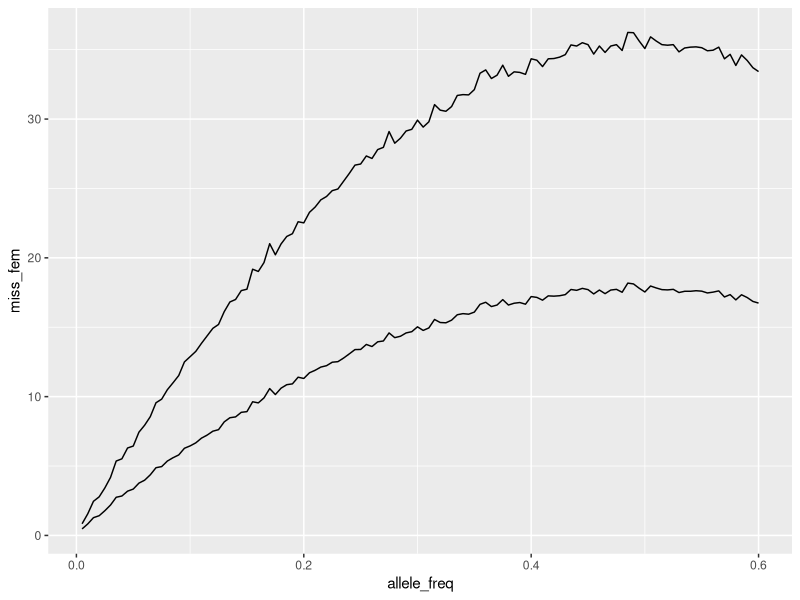

Write R code to recreate this figure.

# Defining deficient prevalence (allele frequency) in men population
q_range <- seq(from = 0.005, to = 0.6, by = 0.005)

# Defining G6PD activity in normal men population
nr.act <-8.5
sd.nr.act <- (nr.act-0.7*nr.act)/3

# Defining G6PD activity in deficient men population
df.act<-0.1*nr.act
sd.df.act<-df.act/3

males_prop <- 0.5

popsize <- 10000

G6PDpop <- NULL

for (q in q_range){
  temp<-data.frame("gender" = c(rep("Male", popsize*males_prop), rep("Female", popsize*(1 - males_prop))),
                   "allele_freq" = q)
  
  #q<-0.1#freq of recesive Allele
  p<-1-q#freq of dominan Allele 
  
  
  # Defining genotype frequencies
  
  # in males
  nM<-p#Hemizigotes normal males
  dM<-q#Hemizigotes deficient males
  
  # in females
  nF<-p^2#Homozigotes normal females
  hF<-2*p*q#Heterozigotes females
  dF<-q^2#Homozigotes deficient females
  
  
  # Defining absolute number of genotypes in a population of 10000 individuals
  n.nM<-as.integer(round(nM*nrow(temp[temp$gender=="Male",])))
  n.dM<-as.integer(round(dM*nrow(temp[temp$gender=="Male",])))
  
  n.hF<-as.integer(round(hF*nrow(temp[temp$gender=="Female",])))
  n.nF<-as.integer(round(nF*nrow(temp[temp$gender=="Female",])))
  n.dF<-as.integer(popsize*(1 - males_prop) - n.hF - n.nF)
  
  # if(round(q/0.005)%%2 == 0){
  #     n.dF<-as.integer(ceiling(dF*nrow(temp[temp$gender=="Female",])))
  #     #n.nF<-as.integer(ceiling(nF*nrow(temp[temp$gender=="Female",])))
  #   }else{
  #     n.dF<-as.integer(round(dF*nrow(temp[temp$gender=="Female",])))
  #     #n.nF<-as.integer(round(nF*nrow(temp[temp$gender=="Female",])))
  #   }  


  
  # Defining the phenotype
  temp$condition<-NA
  temp[temp$gender=="Male",][["condition"]]<-c(rep("Normal",n.nM),
                                               rep("Deficient",n.dM))
  
  temp[temp$gender=="Female",][["condition"]]<-c(rep("Normal",n.nF),
                                                 rep("Heterozygote",n.hF),
                                                 rep("Deficient",n.dF))
  
  # Expected G6PD activity
  temp$activity<-NA
  
  # for normal males and females
  act.nM<-rnorm(n = n.nM ,mean = nr.act, sd = sd.nr.act)
  temp[temp$gender=="Male"&temp$condition=="Normal",][["activity"]]<-act.nM
  act.nF<-rnorm(n = n.nF ,mean = nr.act, sd = sd.nr.act)
  temp[temp$gender=="Female"&temp$condition=="Normal",][["activity"]]<-act.nF
  
  # for deficient males and females
  act.dM<-rnorm(n = n.dM ,mean = df.act, sd = sd.df.act)
  temp[temp$gender=="Male"&temp$condition=="Deficient",][["activity"]]<-act.dM
  act.dF<-rnorm(n = n.dF ,mean = df.act, sd = sd.df.act)
  temp[temp$gender=="Female"&temp$condition=="Deficient",][["activity"]]<-act.dF
  
  # for heterozygous females
  ht.act<-mean(c(nr.act,df.act))
  sd.ht.act<-ht.act/3
  act.hF<-rnorm(n = n.hF ,mean = ht.act, sd = sd.ht.act)
  temp[temp$gender=="Female"&temp$condition=="Heterozygote",][["activity"]]<-act.hF
  
  G6PDpop <- rbind(G6PDpop, temp)
}

library(tidyr)
library(dplyr)
library(magrittr)



for(i in names(G6PDpop)[-4]){
  G6PDpop[[i]] <- as.factor(G6PDpop[[i]])  
}

g6pd_by_allele.freq<-NULL

for(i in levels(G6PDpop$allele_freq)){
  temp <- tibble(allele_freq = as.numeric(i))
  temp$pop_less30 <- nrow(G6PDpop[G6PDpop[["allele_freq"]] == i &
                                    G6PDpop[["activity"]] <
                                    0.3*median(G6PDpop[G6PDpop[["allele_freq"]] == i &
                                                         G6PDpop[["gender"]] == "Male" &
                                                         G6PDpop[["condition"]] == "Normal",][["activity"]]),])
  
  temp$females_less30 <- nrow(G6PDpop[G6PDpop[["allele_freq"]] == i &
                                        G6PDpop[["gender"]] == "Female" &
                                        G6PDpop[["activity"]] <
                                        0.3*median(G6PDpop[G6PDpop[["allele_freq"]] == i &
                                                             G6PDpop[["gender"]] == "Male" &
                                                             G6PDpop[["condition"]] == "Normal",][["activity"]]),])
  
  temp$pop_less70 <- nrow(G6PDpop[G6PDpop[["allele_freq"]] == i &
                                    G6PDpop[["activity"]] <
                                    0.7*median(G6PDpop[G6PDpop[["allele_freq"]] == i &
                                                         G6PDpop[["gender"]] == "Male" &
                                                         G6PDpop[["condition"]] == "Normal",][["activity"]]),])
  
  temp$females_less70 <- nrow(G6PDpop[G6PDpop[["allele_freq"]] == i &
                                        G6PDpop[["gender"]] == "Female" &
                                        G6PDpop[["activity"]] <
                                        0.7*median(G6PDpop[G6PDpop[["allele_freq"]] == i &
                                                             G6PDpop[["gender"]] == "Male" &
                                                             G6PDpop[["condition"]] == "Normal",][["activity"]]),])
  
  
  g6pd_by_allele.freq <- rbind(g6pd_by_allele.freq,temp)
}

g6pd_by_allele.freq %<>% mutate(
  per_less30 = (pop_less30/popsize)*100,
  perfe_less30 = (females_less30/(popsize/2))*100,
  per_less70 = (pop_less70/popsize)*100,
  perfe_less70 = (females_less70/(popsize/2))*100,
  miss_pop = (pop_less70 - pop_less30)/(popsize)*100,
  miss_fem = (females_less70 - females_less30)/(popsize/2)*100)

library(ggplot2)

g6pd_by_allele.freq %>% ggplot(aes(x = allele_freq,y = miss_fem)) + 
  geom_line()+
  geom_line(aes(x = allele_freq, miss_pop))




